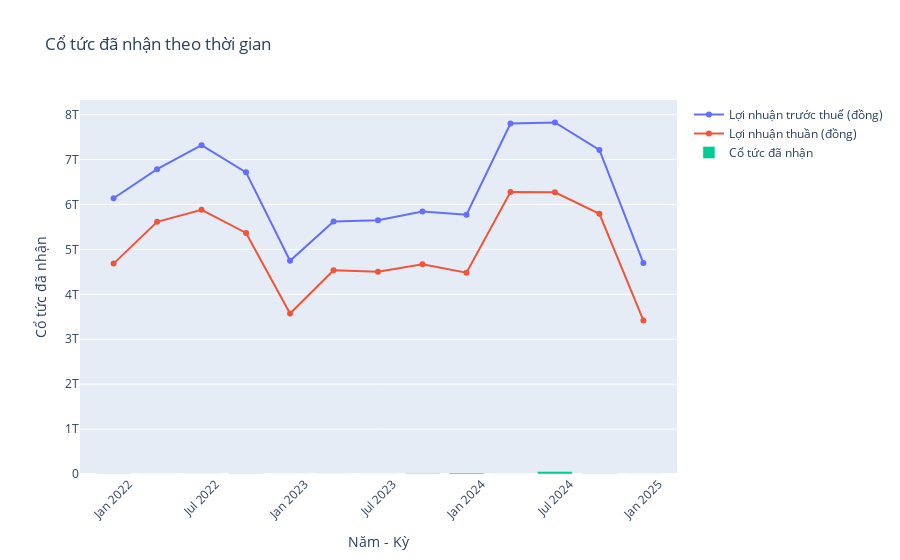

The notebook cell this image was saved under:
### Markdown cell above
Theo biểu đồ, ta thấy:
- Năm 2022 cả lợi nhuận trước thuế và sau thuế đều có xu hướng giảm và đạt đáy vào cuối năm 2022.
- Năm 2023, lợi nhuận trước thuế và sau thuế ổn định.
- Đầu năm 2024, lợi nhuận trước thuế và sau thuế tăng mạnh và đạt đỉnh. Sau đó từ quý 3, lợi nhuận bắt đầu giảm mạnh.

### Code cell
fig.add_trace(go.Bar(
    x=tcb_kqkd["Năm"].astype(str) + "-" + tcb_kqkd["Tháng"].astype(str),
    y=tcb_kqkd["Cố tức đã nhận"],
    name="Cổ tức đã nhận"
))

fig.update_layout(
    title="Cổ tức đã nhận theo thời gian",
    xaxis_title="Năm - Kỳ",
    yaxis_title="Cổ tức đã nhận",
    xaxis_tickangle=-45
)

fig.show()

### Figure 1 — Plotly figure (JSON) as saved in the notebook; plotly's stock layout.template omitted (floating-point values rounded to 4 significant figures)
{"data": [{"mode": "lines+markers", "name": "Lợi nhuận trước thuế (đồng)", "type": "scatter", "x": ["2024-12", "2024-9", "2024-6", "2024-3", "2023-12", "2023-9", "2023-6", "2023-3", "2022-12", "2022-9", "2022-6", "2022-3", "2021-12"], "y": [4696032000000, 7214168000000, 7826509000000, 7801659000000, 5773070000000, 5842790000000, 5649010000000, 5623358000000, 4746223000000, 6715079000000, 7321136000000, 6785330000000, 6139979000000]}, {"mode": "lines+markers", "name": "Lợi nhuận thuần (đồng)", "type": "scatter", "x": ["2024-12", "2024-9", "2024-6", "2024-3", "2023-12", "2023-9", "2023-6", "2023-3", "2022-12", "2022-9", "2022-6", "2022-3", "2021-12"], "y": [3420111000000, 5793022000000, 6269968000000, 6277003000000, 4481615000000, 4668705000000, 4503449000000, 4537097000000, 3572087000000, 5367540000000, 5882255000000, 5614544000000, 4683818000000]}, {"name": "Cổ tức đã nhận", "type": "bar", "x": ["2024-12", "2024-9", "2024-6", "2024-3", "2023-12", "2023-9", "2023-6", "2023-3", "2022-12", "2022-9", "2022-6", "2022-3", "2021-12"], "y": [67000000, 6406000000, 58051000000, 37000000, 23633000000, 8450000000, 31000000, 2642000000, 30000000, 6415000000, 2295000000, 51000000, 4001000000]}], "layout": {"title": {"text": "Cổ tức đã nhận theo thời gian"}, "xaxis": {"tickangle": -45, "title": {"text": "Năm - Kỳ"}}, "yaxis": {"title": {"text": "Cổ tức đã nhận"}}}}
